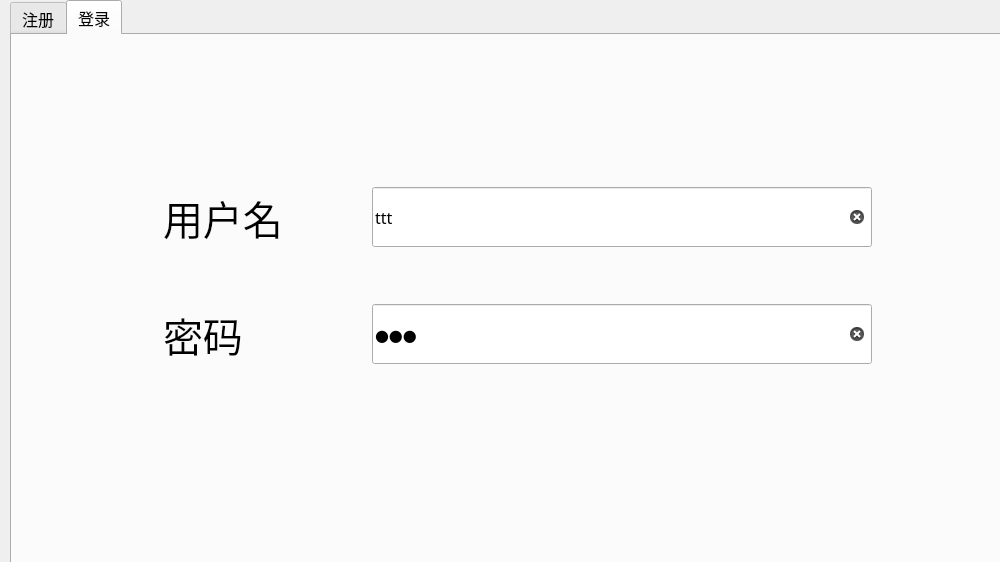
<?xml version="1.0" encoding="UTF-8"?>
<ui version="4.0">
 <class>Dialog</class>
 <widget class="QDialog" name="Dialog">
  <property name="geometry">
   <rect>
    <x>0</x>
    <y>0</y>
    <width>1000</width>
    <height>562</height>
   </rect>
  </property>
  <property name="minimumSize">
   <size>
    <width>1000</width>
    <height>562</height>
   </size>
  </property>
  <property name="maximumSize">
   <size>
    <width>1000</width>
    <height>562</height>
   </size>
  </property>
  <property name="windowTitle">
   <string>Dialog</string>
  </property>
  <widget class="QTabWidget" name="tabWidget">
   <property name="geometry">
    <rect>
     <x>10</x>
     <y>0</y>
     <width>1021</width>
     <height>581</height>
    </rect>
   </property>
   <property name="minimumSize">
    <size>
     <width>120</width>
     <height>50</height>
    </size>
   </property>
   <property name="font">
    <font>
     <family>华文行楷</family>
     <pointsize>12</pointsize>
    </font>
   </property>
   <property name="currentIndex">
    <number>1</number>
   </property>
   <widget class="QWidget" name="tab_register">
    <attribute name="title">
     <string>注册</string>
    </attribute>
    <widget class="QWidget" name="widget" native="true">
     <property name="geometry">
      <rect>
       <x>150</x>
       <y>120</y>
       <width>729</width>
       <height>281</height>
      </rect>
     </property>
     <layout class="QGridLayout" name="gridLayout">
      <item row="2" column="1">
       <widget class="QLineEdit" name="le_password">
        <property name="minimumSize">
         <size>
          <width>500</width>
          <height>60</height>
         </size>
        </property>
        <property name="maximumSize">
         <size>
          <width>500</width>
          <height>60</height>
         </size>
        </property>
        <property name="toolTip">
         <string>设置不超过15位的密码</string>
        </property>
        <property name="text">
         <string/>
        </property>
        <property name="echoMode">
         <enum>QLineEdit::Password</enum>
        </property>
        <property name="clearButtonEnabled">
         <bool>true</bool>
        </property>
       </widget>
      </item>
      <item row="0" column="1">
       <widget class="QLineEdit" name="le_username">
        <property name="minimumSize">
         <size>
          <width>500</width>
          <height>60</height>
         </size>
        </property>
        <property name="maximumSize">
         <size>
          <width>500</width>
          <height>60</height>
         </size>
        </property>
        <property name="text">
         <string>test1</string>
        </property>
        <property name="clearButtonEnabled">
         <bool>true</bool>
        </property>
       </widget>
      </item>
      <item row="3" column="0">
       <widget class="QLabel" name="lb_password1">
        <property name="font">
         <font>
          <family>华文行楷</family>
          <pointsize>30</pointsize>
         </font>
        </property>
        <property name="text">
         <string>确认密码</string>
        </property>
       </widget>
      </item>
      <item row="0" column="0">
       <widget class="QLabel" name="lb_username">
        <property name="font">
         <font>
          <family>华文行楷</family>
          <pointsize>30</pointsize>
         </font>
        </property>
        <property name="text">
         <string>用户名</string>
        </property>
       </widget>
      </item>
      <item row="1" column="0">
       <widget class="QLabel" name="lb_email">
        <property name="font">
         <font>
          <family>华文行楷</family>
          <pointsize>30</pointsize>
         </font>
        </property>
        <property name="text">
         <string>邮箱</string>
        </property>
       </widget>
      </item>
      <item row="1" column="1">
       <widget class="QLineEdit" name="le_email">
        <property name="minimumSize">
         <size>
          <width>500</width>
          <height>60</height>
         </size>
        </property>
        <property name="maximumSize">
         <size>
          <width>500</width>
          <height>60</height>
         </size>
        </property>
        <property name="toolTip">
         <string>输入正确格式的邮箱以.net或者.com 结尾</string>
        </property>
        <property name="text">
         <string>2473837059@qq.com</string>
        </property>
        <property name="clearButtonEnabled">
         <bool>true</bool>
        </property>
       </widget>
      </item>
      <item row="2" column="0">
       <widget class="QLabel" name="lb_password">
        <property name="font">
         <font>
          <family>华文行楷</family>
          <pointsize>30</pointsize>
         </font>
        </property>
        <property name="text">
         <string>密码</string>
        </property>
       </widget>
      </item>
      <item row="3" column="1">
       <widget class="QLineEdit" name="le_password1">
        <property name="minimumSize">
         <size>
          <width>500</width>
          <height>60</height>
         </size>
        </property>
        <property name="maximumSize">
         <size>
          <width>500</width>
          <height>60</height>
         </size>
        </property>
        <property name="text">
         <string/>
        </property>
        <property name="echoMode">
         <enum>QLineEdit::Password</enum>
        </property>
        <property name="clearButtonEnabled">
         <bool>true</bool>
        </property>
       </widget>
      </item>
     </layout>
    </widget>
   </widget>
   <widget class="QWidget" name="tab_login">
    <attribute name="title">
     <string>登录</string>
    </attribute>
    <widget class="QWidget" name="widget_2" native="true">
     <property name="geometry">
      <rect>
       <x>140</x>
       <y>90</y>
       <width>731</width>
       <height>301</height>
      </rect>
     </property>
     <layout class="QGridLayout" name="gridLayout_2">
      <item row="0" column="0">
       <widget class="QLabel" name="lb_username_login">
        <property name="font">
         <font>
          <family>华文行楷</family>
          <pointsize>30</pointsize>
         </font>
        </property>
        <property name="text">
         <string>用户名</string>
        </property>
       </widget>
      </item>
      <item row="0" column="1">
       <widget class="QLineEdit" name="le_username_login">
        <property name="minimumSize">
         <size>
          <width>500</width>
          <height>60</height>
         </size>
        </property>
        <property name="maximumSize">
         <size>
          <width>500</width>
          <height>60</height>
         </size>
        </property>
        <property name="text">
         <string>ttt</string>
        </property>
        <property name="echoMode">
         <enum>QLineEdit::Normal</enum>
        </property>
        <property name="clearButtonEnabled">
         <bool>true</bool>
        </property>
       </widget>
      </item>
      <item row="1" column="0">
       <widget class="QLabel" name="lb_password_login">
        <property name="font">
         <font>
          <family>华文行楷</family>
          <pointsize>30</pointsize>
         </font>
        </property>
        <property name="text">
         <string>密码</string>
        </property>
       </widget>
      </item>
      <item row="1" column="1">
       <widget class="QLineEdit" name="le_password_login">
        <property name="minimumSize">
         <size>
          <width>500</width>
          <height>60</height>
         </size>
        </property>
        <property name="maximumSize">
         <size>
          <width>500</width>
          <height>60</height>
         </size>
        </property>
        <property name="text">
         <string>111</string>
        </property>
        <property name="echoMode">
         <enum>QLineEdit::Password</enum>
        </property>
        <property name="clearButtonEnabled">
         <bool>true</bool>
        </property>
       </widget>
      </item>
     </layout>
    </widget>
   </widget>
  </widget>
 </widget>
 <layoutdefault spacing="6" margin="11"/>
 <resources/>
 <connections/>
</ui>
